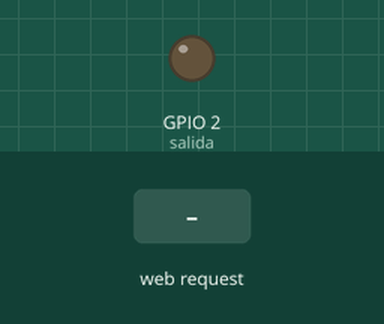
The sketch below on a simulated ESP32. Parts: output pins drawn as LEDs (lit = HIGH). The test bench sets the inputs (shaded band). WiFi joins after 1.5 s; servers stay silent unless stated; what the sketch prints to the serial monitor is not drawn.

Above: at 2.7 s.
2.8 s: HTTP request GET /on received
At 4.0 s:
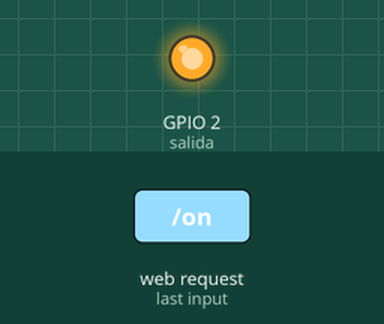
4.3 s: HTTP request GET /off received
At 5.1 s:
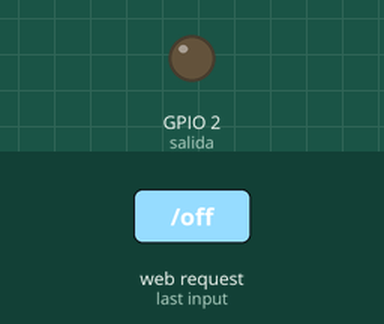
Timing chart, 0 to 7.3 s (numbered marks = the images above; inputs shaded):
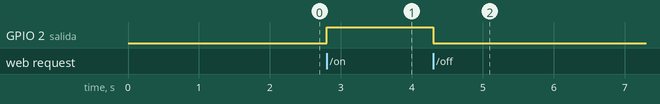

Measured:
- after the input at 2.8 s, GPIO 2 (salida): LOW → HIGH at once
- after the input at 4.3 s, GPIO 2 (salida): HIGH → LOW at once

The sketch:

Servidor_Web_ESP32.ino
```cpp
#include <WiFi.h>

//------------------Servidor Web en puerto 80---------------------

WiFiServer server(80);

//---------------------Credenciales de WiFi-----------------------

const char* ssid     = "pone el nombre de tu red wifi";
const char* password = "pone la clave de tu wifi";

//---------------------VARIABLES GLOBALES-------------------------
int contconexion = 0;

String header; // Variable para guardar el HTTP request

String estadoSalida = "off";

const int salida = 2;

//------------------------CODIGO HTML------------------------------
String pagina = "<!DOCTYPE html>"
"<html>"
"<head>"
"<meta charset='utf-8' />"
"<title>Servidor Web ESP32</title>"
"</head>"
"<body>"
"<center>"
"<h1>Servidor Web ESP32</h1>"
"<p><a href='/on'><button style='height:50px;width:100px'>ON</button></a></p>"
"<p><a href='/off'><button style='height:50px;width:100px'>OFF</button></a></p>"
"</center>"
"</body>"
"</html>";


//---------------------------SETUP--------------------------------
void setup() {
  Serial.begin(115200);
  Serial.println("");

  pinMode(salida, OUTPUT);
  digitalWrite(salida, LOW);

  // Conexión WIFI
  WiFi.begin(ssid, password);
  //Cuenta hasta 50 si no se puede conectar lo cancela
  while (WiFi.status() != WL_CONNECTED and contconexion <50) {
    ++contconexion;
    delay(500);
    Serial.print(".");
  }
  if (contconexion <50) {
      //para usar con ip fija
      //IPAddress ip(192,168,2,69);
      //IPAddress gateway(192,168,2,1);
      //IPAddress subnet(255,255,255,0);
      //WiFi.config(ip, gateway, subnet);

      Serial.println("");
      Serial.println("WiFi conectado");
      Serial.println(WiFi.localIP());
      server.begin(); // iniciamos el servidor
  }
  else {
      Serial.println("");
      Serial.println("Error de conexion");
  }
}

//----------------------------LOOP----------------------------------

void loop(){
  WiFiClient client = server.available();   // Escucha a los clientes entrantes

  if (client) {                             // Si se conecta un nuevo cliente
    Serial.println("New Client.");          //
    String currentLine = "";                //
    while (client.connected()) {            // loop mientras el cliente está conectado
      if (client.available()) {             // si hay bytes para leer desde el cliente
        char c = client.read();             // lee un byte
        Serial.write(c);                    // imprime ese byte en el monitor serial
        header += c;
        if (c == '\n') {                    // si el byte es un caracter de salto de linea
          // si la nueva linea está en blanco significa que es el fin del
          // HTTP request del cliente, entonces respondemos:
          if (currentLine.length() == 0) {
            client.println("HTTP/1.1 200 OK");
            client.println("Content-type:text/html");
            client.println("Connection: close");
            client.println();

            // enciende y apaga el GPIO
            if (header.indexOf("GET /on") >= 0) {
              Serial.println("GPIO on");
              estadoSalida = "on";
              digitalWrite(salida, HIGH);
            } else if (header.indexOf("GET /off") >= 0) {
              Serial.println("GPIO off");
              estadoSalida = "off";
              digitalWrite(salida, LOW);
            }

            // Muestra la página web
            client.println(pagina);

            // la respuesta HTTP temina con una linea en blanco
            client.println();
            break;
          } else { // si tenemos una nueva linea limpiamos currentLine
            currentLine = "";
          }
        } else if (c != '\r') {  // si C es distinto al caracter de retorno de carro
          currentLine += c;      // lo agrega al final de currentLine
        }
      }
    }
    // Limpiamos la variable header
    header = "";
    // Cerramos la conexión
    client.stop();
    Serial.println("Client disconnected.");
    Serial.println("");
  }
}
```
